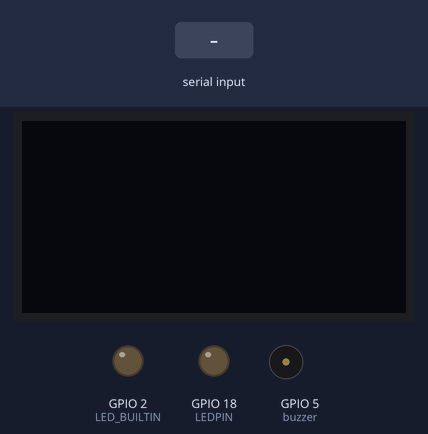
This sketch was run on a simulated ESP32. Parts: 128×64 one-colour display, output pins drawn as LEDs (lit = HIGH), buzzer (waves = sounding, pin HIGH). Inputs (shaded band) come from the test bench. The display library's start-up logo is not drawn; nothing arrives over Bluetooth unless stated; what the sketch prints to the serial monitor is not drawn.

Above: at 3.2 s.
3.3 s: "90,45\n" received over the second serial link
At 3.9 s:
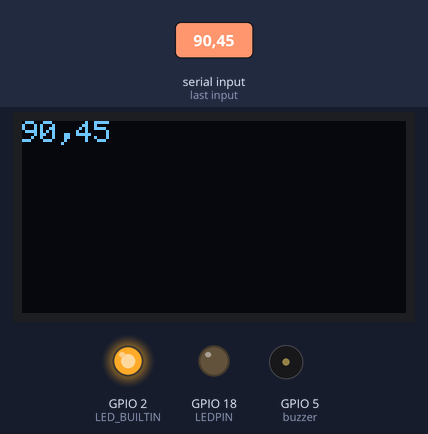
4.8 s: "0\n" received over the second serial link
At 6.0 s:
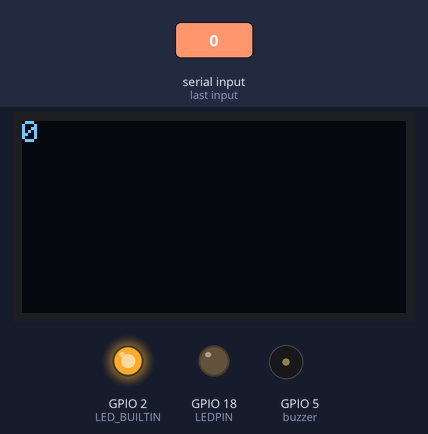
6.3 s: "0,1\n" received over Serial
At 7.4 s:
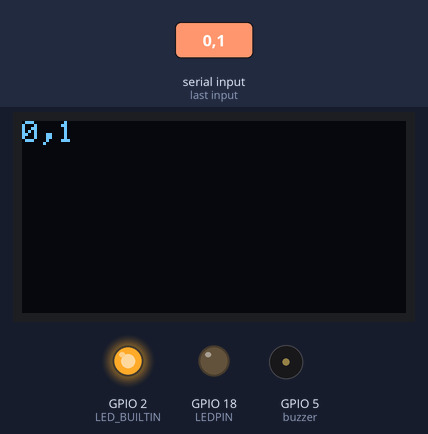
7.8 s: "1,90,45\n" received over the second serial link
At 8.7 s:
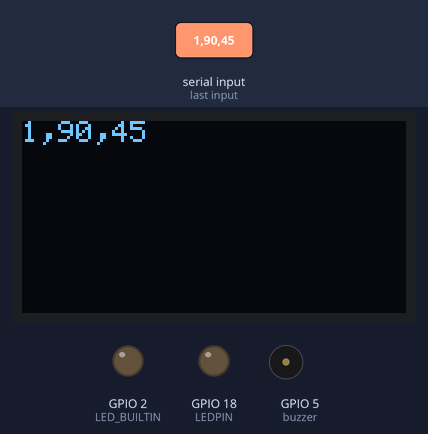
9.3 s: "5\n" received over Serial
At 9.9 s:
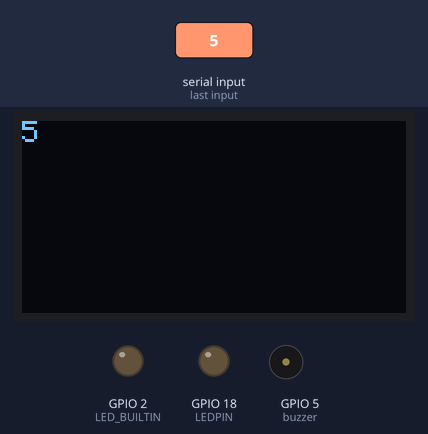
10.8 s: "90,45\n" received over Serial
At 11.5 s:
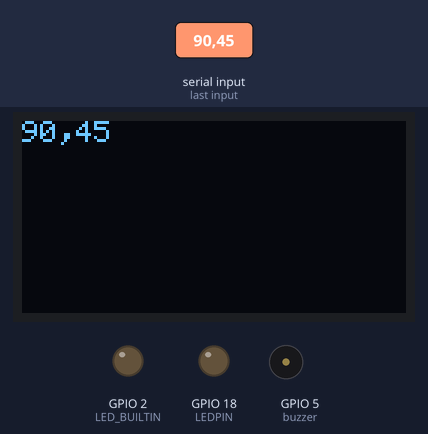
Timing chart, 0 to 13.3 s (numbered marks = the images above; inputs shaded):
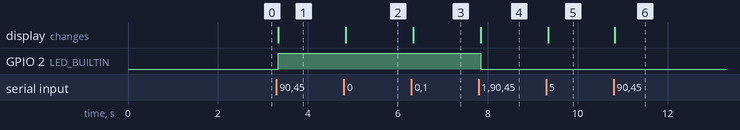

Measured:
- after the input at 3.3 s, GPIO 2 (LED_BUILTIN): LOW → HIGH at once; the display: changes at once (image 1)
- after the input at 4.8 s, the display: changes at once (image 2)
- after the input at 6.3 s, the display: changes at once (image 3)
- after the input at 7.8 s, GPIO 2 (LED_BUILTIN): HIGH → LOW at once; the display: changes at once (image 4)
- after the input at 9.3 s, the display: changes at once (image 5)
- after the input at 10.8 s, the display: changes at once (image 6)

The sketch:

receiver_esp32_TA.ino
```cpp
#include "BluetoothSerial.h"
#include <Wire.h>
#include <Adafruit_GFX.h>
#include <Adafruit_SSD1306.h>
int buzzer = 5;
#define LEDPIN 18

#define SCREEN_WIDTH 128
#define SCREEN_HEIGHT 64
#define OLED_RESET -1 // Reset pin # (or -1 if sharing Arduino reset pin)
Adafruit_SSD1306 display(SCREEN_WIDTH, SCREEN_HEIGHT, &Wire, OLED_RESET);

const char *pin = "1234"; // Change this to a more secure PIN.
String device_name = "ESP32-BT-Slave";

#if !defined(CONFIG_BT_ENABLED) || !defined(CONFIG_BLUEDROID_ENABLED)
#error Bluetooth is not enabled! Please run `make menuconfig` to and enable it
#endif

#if !defined(CONFIG_BT_SPP_ENABLED)
#error Serial Bluetooth not available or not enabled. It is only available for the ESP32 chip.
#endif

BluetoothSerial SerialBT;

void setup() {
  Serial.begin(115200);
  pinMode(LED_BUILTIN, OUTPUT);
  pinMode(LEDPIN, OUTPUT);
  pinMode(buzzer, OUTPUT);
  // Initialize the OLED display
  if(!display.begin(SSD1306_SWITCHCAPVCC, 0x3C)) {
    Serial.println(F("SSD1306 allocation failed"));
    for(;;);
  }

  display.display();
  delay(2000);
  display.clearDisplay();

  SerialBT.begin(device_name); // Bluetooth device name
  Serial.printf("The device with name \"%s\" is started.\nNow you can pair it with Bluetooth!\n", device_name.c_str());

  #ifdef USE_PIN
    SerialBT.setPin(pin);
    Serial.println("Using PIN");
  #endif
}

void loop() {


  if (Serial.available()) {
    String receivedChar = Serial.readStringUntil('\n');
    // SerialBT.write(receivedChar);
    displayMessage(receivedChar);

  }

  if (SerialBT.available()) {
    String receivedChar = SerialBT.readStringUntil('\n');
    // Serial.write(receivedChar);
    displayMessage(receivedChar);
    Serial.println(receivedChar);

    //memisah data
    int separatorIndex = receivedChar.indexOf(',');

     if (separatorIndex != -1) {
        String data1 = receivedChar.substring(0, separatorIndex);
        String data2 = receivedChar.substring(separatorIndex + 1);

        // Konversi data menjadi integer
        int value1 = data1.toInt();
        int value2 = data2.toInt();


        if ((value1 != 0 || data1.startsWith("0")) && (value2 != 0 || data2.startsWith("0"))) {
            Serial.print("Received Integer Values: ");
            Serial.print("Data1: ");
            Serial.print(value1);
            Serial.print(", Data2: ");
            Serial.println(value2);


    // int receivedValue = receivedChar.toInt();
    // // Check if the conversion was successful
    // if (receivedValue != 0 || receivedChar.startsWith("0")) {
    //     // Successful conversion
    //     Serial.print("Received Integer Value: ");
    //     Serial.println(receivedValue);

     if(value1 >= 28){
      digitalWrite(LED_BUILTIN, HIGH);
    }
    else if(value1 <= 28){
      digitalWrite(LED_BUILTIN, LOW);
    }
    if(value2 >= 1700){
      digitalWrite(LEDPIN, HIGH);
      alarm();
    }
    else if(value2 <= 1700){
      digitalWrite(LEDPIN, LOW);
    }
  }
  }
  }
  delay(20);
}

void alarm(){
  unsigned char i;
  // while (1)
  {

    for (i = 0; i <80; i++)
    {
      digitalWrite (buzzer, HIGH) ;
      delay (1) ;
      digitalWrite (buzzer, LOW) ;
      delay (1) ;
    }

    for (i = 0; i <100; i++)
    {
      digitalWrite (buzzer, HIGH) ;
      delay (2) ;
      digitalWrite (buzzer, LOW) ;
      delay (2) ;
    }
  }
}

void displayMessage(String receivedChar) {
  // Display the received character on the OLED
  display.setTextSize(1);
  display.setTextColor(SSD1306_WHITE);
  display.setCursor(0,0);
  display.clearDisplay();
  display.print(receivedChar);
  display.display();
}
```
